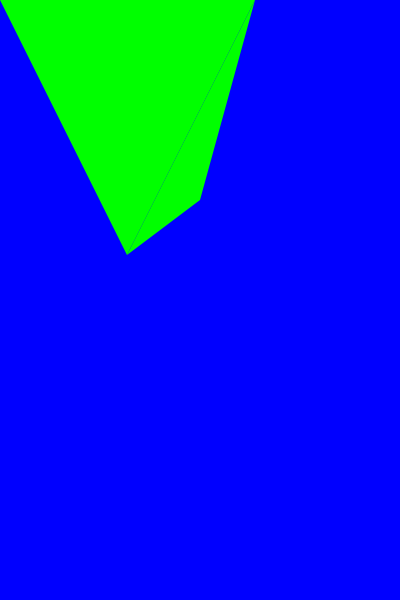
Frame 1 (no input)
Frame 60 (the mouse pressed at the canvas centre just before this capture): identical to frame 1, image omitted
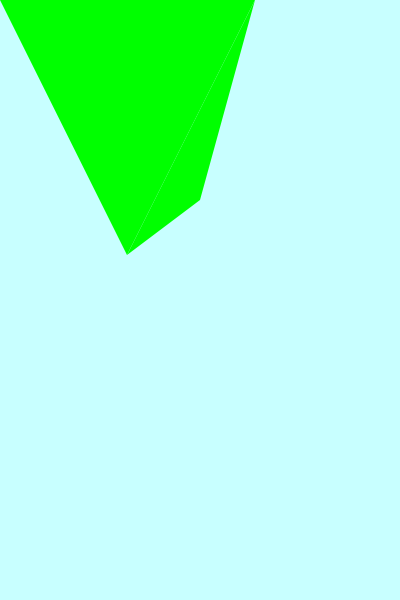
Frame 120 (the mouse held since frame 60 and released just before this capture)

The Processing sketch that drew these frames (run headless with seeded random() and noise(); from frame 60 on, the mouse is pressed at the canvas centre):

// Processing sketch: Day_1
// ── Day_1.pde
int rectangleX = 200;
int rectangleY = 100;
float decimalNumber = 100.5;
boolean myBoolean = false;
String myString = "hello";
color myColor = color(0,255,0);

void setup(){
  size(400,600);
  background(255,0,0);
}

void draw(){
  background(mouseX,mouseY,mouseX + 255);
  noStroke();
  fill(0,255,0);
  triangle(0,0,255,0,255/2,255);
  triangle(200,200,255,0,255/2,255);
  line(100,0,mouseX,mouseY);
  if (myBoolean == true){
  rect(0,0,width, height);
  }
}
